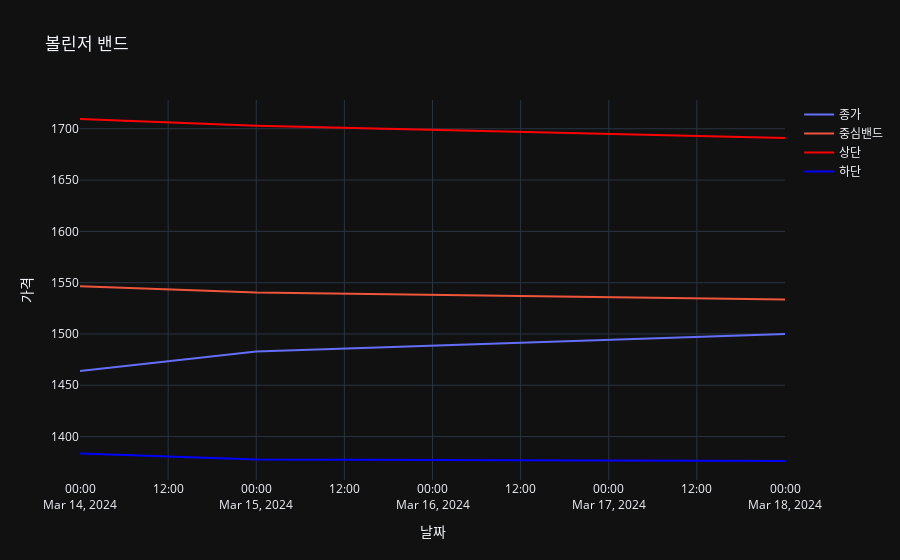

The code cell stored with this chart in its notebook:
### Code cell
import plotly.graph_objs as go
fig = go.Figure()

fig.add_trace(go.Scatter(x=data.index, y=data['종가'], mode='lines', name='종가'))
fig.add_trace(go.Scatter(x=data.index, y=data['중심 밴드'], mode='lines', name='중심밴드'))


fig.add_trace(go.Scatter(x=data.index, y=data['상단'], mode='lines', line=dict(color='red'), name='상단'))
fig.add_trace(go.Scatter(x=data.index, y=data['하단'], mode='lines', line=dict(color='blue'), name='하단'))
fig.update_layout(title='볼린저 밴드', xaxis_title='날짜', yaxis_title='가격', template='plotly_dark')

fig.show()

### Figure 1 — Plotly figure (JSON) as saved in the notebook; plotly's stock layout.template omitted (floating-point values rounded to 4 significant figures)
{"data": [{"mode": "lines", "name": "종가", "type": "scatter", "x": ["2024-03-14T00:00:00", "2024-03-15T00:00:00", "2024-03-18T00:00:00"], "y": [1464, 1483, 1500]}, {"mode": "lines", "name": "중심밴드", "type": "scatter", "x": ["2024-03-14T00:00:00", "2024-03-15T00:00:00", "2024-03-18T00:00:00"], "y": [1547.0, 1540.0, 1534.0]}, {"line": {"color": "red"}, "mode": "lines", "name": "상단", "type": "scatter", "x": ["2024-03-14T00:00:00", "2024-03-15T00:00:00", "2024-03-18T00:00:00"], "y": [1709.0, 1703.0, 1691.0]}, {"line": {"color": "blue"}, "mode": "lines", "name": "하단", "type": "scatter", "x": ["2024-03-14T00:00:00", "2024-03-15T00:00:00", "2024-03-18T00:00:00"], "y": [1384.0, 1378.0, 1376.0]}], "layout": {"title": {"text": "볼린저 밴드"}, "xaxis": {"title": {"text": "날짜"}}, "yaxis": {"title": {"text": "가격"}}}}
